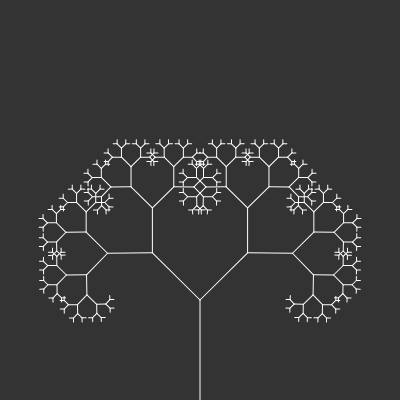
Frame 1 (no input)
Frame 60 (no input): identical to frame 1, image omitted
Frame 120 (the mouse pressed at the canvas centre since frame 60): identical to frame 1, image omitted

The p5.js sketch that drew this single still picture (run headless with seeded random() and noise() and a simulated clock; from frame 60 on, the mouse is pressed at the canvas centre):

// p5.js sketch
// ── sketch.js
const lenght = 100;
const coefDiminution = 0.67;
let angle;
let branchLenght = [];

function setup() {
  createCanvas(400, 400);
  angle = PI / 4;
  slider = createSlider(0, PI, PI / 4, 0.01)
}

function draw() {
  background(51);
  angle = slider.value();
  stroke(255)
  translate(200, height)
  branch(lenght);
}

function branch(lenght) {
  line(0, 0, 0, - lenght);
  if (lenght < 5) {

    return
  }

  translate(0, -lenght);
  rotate(- angle);
  branch(lenght * coefDiminution);

  rotate(2 * angle);
  branch(lenght * coefDiminution)
  rotate(- angle);
  translate(0, lenght)
}
